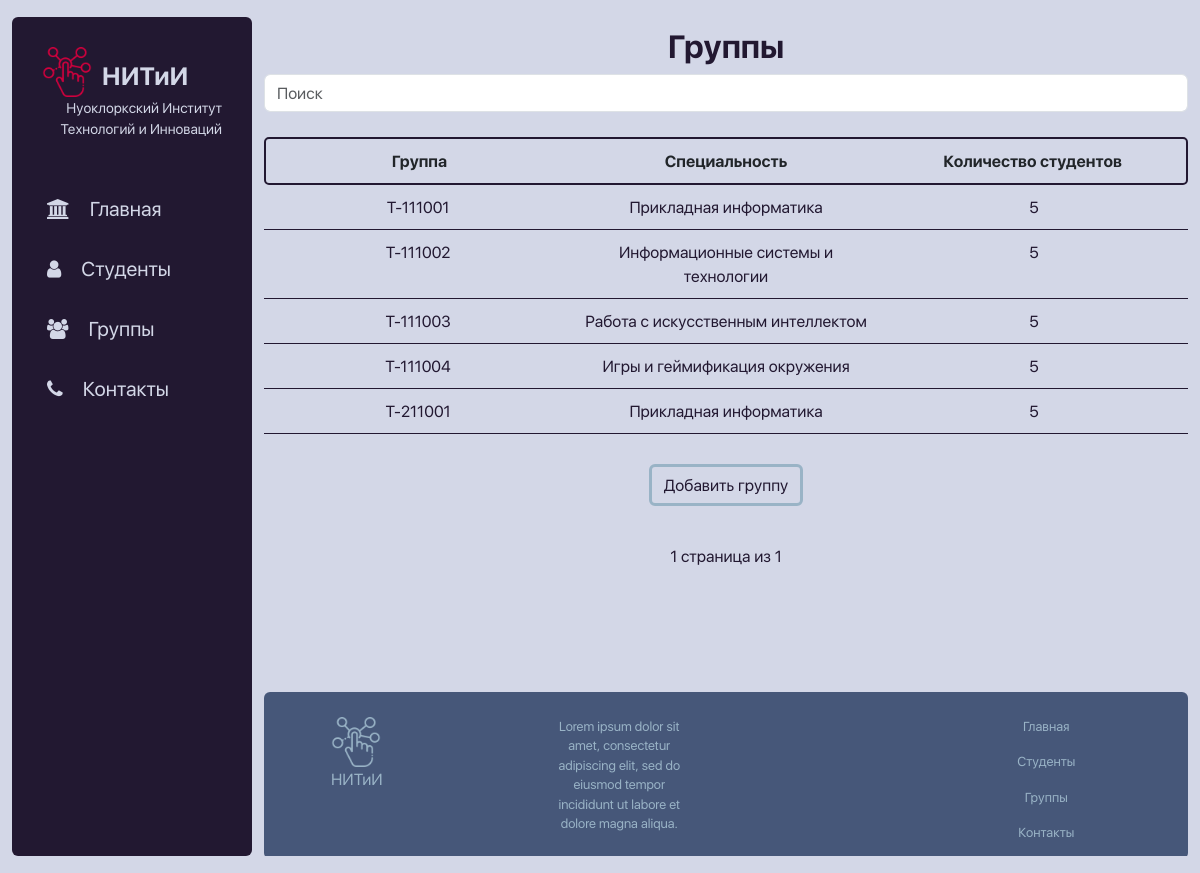
The app's page /groups/ with its own data.
### groups/models.py (models this page shows, shortened)
class Groups(models.Model):
    name = models.CharField('Наименование', max_length=50)
    course = models.IntegerField('Курс')
    speciality = models.ForeignKey('Specialities', on_delete=models.CASCADE)
    count_of_students = models.IntegerField('Количество студентов', default=0)
    class Meta:
        verbose_name = 'Группа'
        verbose_name_plural = 'Группы'

class Specialities(models.Model):
    name = models.CharField('Наименование', max_length=50)
    class Meta:
        verbose_name = 'Специальность'
        verbose_name_plural = 'Специальности'

### groups/views.py (the view)
# urls.py: path('groups/', include('groups.urls')),
def groups (request):
    s=request.GET.get('search','')
    groups = Groups.objects.filter(name__icontains = s).order_by('name')
    specialities = Specialities.objects.all()
    pagination = Paginator(groups, 10)
    page_number = request.GET.get("page")
    page_obj = pagination.get_page(page_number)
    return render(request, 'groups/groups.html', {'groups':pagination, 'specialities':specialities, 'page_obj':page_obj})

### groups/templates/groups/groups.html (shortened to what this page needs)
{% extends 'main/layout.html' %}
{% block content %}
    <h2 class="title">Группы</h2>
    <div class="search_box">
        <form method="GET" class="search text-center" >
            <input type="text" placeholder="Поиск" class="form-control" name="search">
        </form>
    </div>
    <div class="container text-center student_list">
        {% if groups %}
            <div class="row header">
                <div class="col">Группа</div>
                <div class="col">Специальность</div>
                <div class="col">Количество студентов</div>
            </div>
            {% for elem in page_obj %}
                <a href="{% url 'group_page' elem.id %}">
                    <div class="row student_list">
                        <div class="col">
                            {{elem.name}}
                        </div>
                        <div class="col">
                            {% for i in specialities %}
                                {% if elem.speciality_id == i.id %}
                                    {{i.name}}
                                {% endif %}
                            {% endfor %}
                        </div>
                        <div class="col">
                            {{elem.count_of_students}}
                        </div>
                    </div>
                </a>
            {% endfor %}
        {% else %}
                <p class="text">Пока нет групп</p>
        {% endif %}
        <a href="{% url 'add_group' %}" class="btn text-center button_option">Добавить группу</a>
        <nav aria-label="">
            <ul class="pagination">
              <li class="page-item page-link no_hover">{{ page_obj.number }} страница  из {{ page_obj.paginator.num_pages }}</li>
            </ul>
          </nav>
    </div>
    {% include 'main/footer.html' %}
{% endblock %}

### main/static/main/css/main.css (style rules this page uses)
body { background: var(--white); }
a { text-decoration: none; }
.title { text-align: center; margin-top: 10px; color: var(--purple); font-family: 'SFNS Display Bold'; }
.row.student_list { border-bottom: solid 1px var(--purple); transition: 0.25s; padding: 10px 0px; color: var(--purple); }
.row.header { border: solid 2px var(--purple); font-family: 'SFNS Display Bold'; border-radius: 5px; padding: 10px 0px; }
.container.student_list { margin: 10px 0px 100px 0px; }
.button_option { margin: 30px; color: var(--purple); border: solid var(--blue); transition: 0.25s; }
form input { margin-bottom: 15px; }
.form-control { color: var(--purple); }
form.search { width: 100%; }
.search_box { display: flex; }
.pagination { display: flex; justify-content: center; align-items: center; }
.page-link { background: transparent; border: solid 2px transparent; color: var(--purple); }
:root { --red: #d2003e; --purple: #221831; --dark-blue: #465779; --blue: #99b3c6; --white: #d3d7e7; }

### records on screen
Groups: name "Т-111001", count_of_students "5"
Specialities: name "Прикладная информатика"
Groups: name "Т-111002", count_of_students "5"
Specialities: name "Информационные системы и технологии"
Groups: name "Т-111003", count_of_students "5"
Specialities: name "Работа с искусственным интеллектом"
Groups: name "Т-111004", count_of_students "5"
Specialities: name "Игры и геймификация окружения"
Groups: name "Т-211001", count_of_students "5"

### other values on screen
{{ page_obj.number }} "1"
{{ page_obj.paginator.num_pages }} "1"
